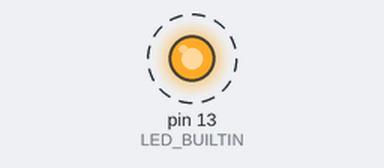
Bench run of a sketch on a simulated Arduino Uno, built with avr-gcc and run on an emulated ATmega328P. Parts: output pins drawn as LEDs (lit = HIGH). Dashed ring = blinking. What the sketch prints to the serial monitor is not drawn.

Above: at 0.2 s.
Timing chart, 0 to 3.0 s (numbered marks = the images above):
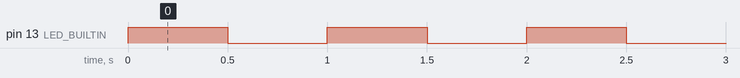

Measured:
- by itself, pin 13 (LED_BUILTIN): alternates HIGH for 0.50 s and LOW for 0.50 s

The sketch:

K00.ino
```cpp
// 처음 연결 · 설치와 업로드
// 보드: Arduino Uno / 시리얼 모니터: 9600 baud
// USB를 뽑고 배선한 뒤, 아래 연결표와 코드의 핀 번호를 대조하세요.

void setup() {
  pinMode(LED_BUILTIN, OUTPUT); // 보드 위 L 표시 LED를 출력으로 사용합니다.
  Serial.begin(9600); // 도구 → 시리얼 모니터도 같은 속도로 맞춥니다.
}
void loop() {
  digitalWrite(LED_BUILTIN, HIGH); // 보드 안 LED를 켭니다. 외부 배선은 없습니다.
  Serial.println("UNO ready");
  delay(500); // 밀리초: 1000이 1초입니다.
  digitalWrite(LED_BUILTIN, LOW);
  delay(500);
}
```
